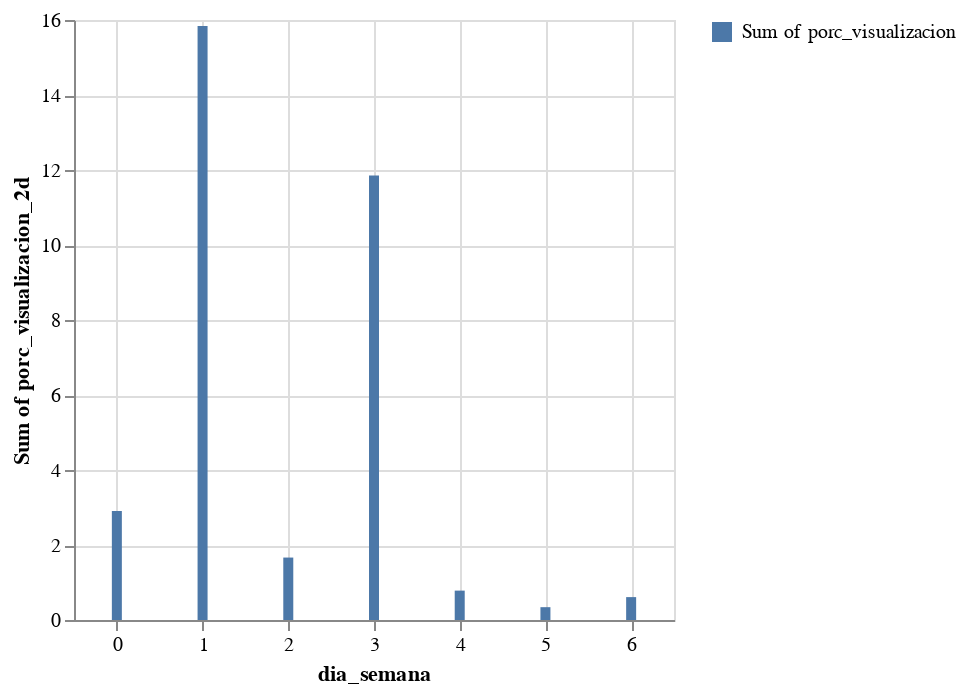

Write notebook code for a chart like this one.
### Markdown cell above
### Porcentaje de Visualización

### Code cell
DeepnoteChart(df_dataset_priori, """{"mark":{"clip":true,"type":"bar","color":"#4c78a8","tooltip":true},"config":{"legend":{}},"$schema":"https://vega.github.io/schema/vega-lite/v5.json","encoding":{"x":{"sort":null,"type":"quantitative","field":"dia_semana","scale":{"type":"linear"}},"y":{"sort":null,"type":"quantitative","field":"porc_visualizacion_2d","scale":{"type":"linear"},"aggregate":"sum"},"color":{"datum":"Sum of porc_visualizacion"}}}""")
